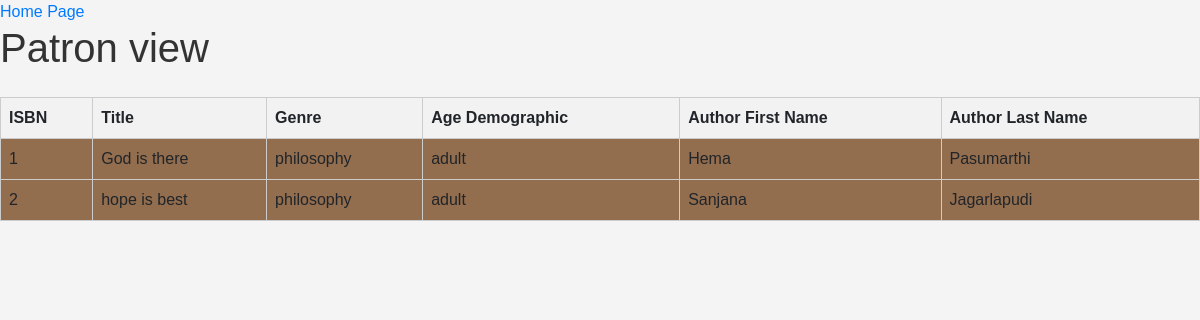
Before: /patronView with the older database file.
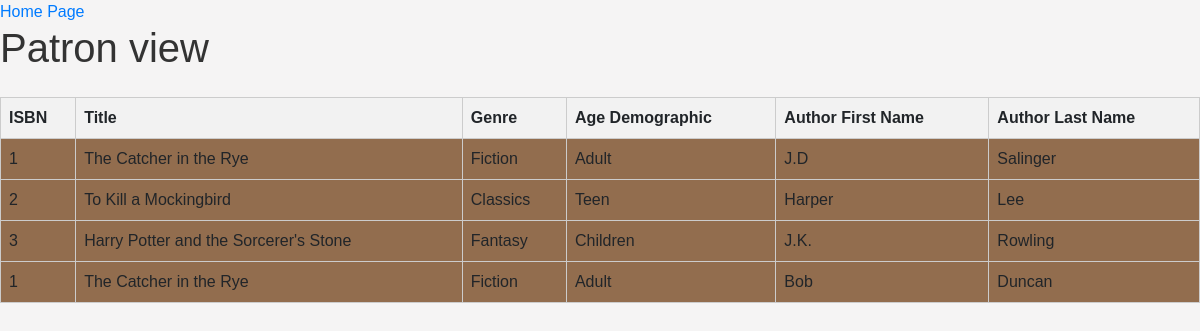
After: the same page with the newer database file.
### app.py (models this page shows, shortened)
class Book(db.Model):
    isbn = db.Column(db.Integer, primary_key=True)
    title = db.Column(db.String(100), nullable=False)
    genre = db.Column(db.String(100))
    age_demographic= db.Column(db.String(100))

class Author(db.Model):
    author_id = db.Column(db.Integer, primary_key=True, nullable = False)
    authorFirstName = db.Column(db.String(100), nullable=False)
    authorLastName = db.Column(db.String(100), nullable=False)
    isbn = db.Column(db.Integer, db.ForeignKey(Book.isbn), nullable=False)

### app.py (the view)
@app.route("/patronView", methods=["GET", "POST"])
def displayPatronView():
    librarians = Librarian.query.all()
    books = Book.query.all()
    patrons = Patron.query.all()
    authors = Author.query.all()
    transactions = TransactionHistory.query.all()
    session = db.session()
    patronQuery = session.query(
         Book, Author
    ).filter(
         Author.isbn == Book.isbn,
    ).all()
    return render_template("patern_view_results.html", ibrarians=librarians, books=books, patrons=patrons, authors=authors, transactions=transactions, patronQuery=patronQuery)

### templates/patern_view_results.html (shortened to what this page needs)
{% extends 'base.html' %}
{% block body %}
<a href="/" align="right">Home Page</a>
<h1>Patron view</h2>
<table border="1" style="background-color:rgb(146, 109, 78)">
    <thead>
        <tr>
            <th>ISBN</th>
            <th>Title</th>
            <th>Genre</th>
            <th>Age Demographic</th>
            <th>Author First Name</th>
            <th>Author Last Name</th>
        </tr>
    </thead>
        {% for join in patronQuery %}
        <tr>
            {% if Book == join[0].Book %}
            {% set bookview = join[0] %}
                    <td>{{ bookview.isbn}}</td>
                    <td>{{ bookview.title}}</td>
                    <td>{{ bookview.genre}}</td>
                    <td>{{ bookview.age_demographic}}</td>
            {% endif %}
            {% if Author == join[1].Author %}
            {% set authorview = join[1] %}
                <td>{{ authorview.authorFirstName }} </td>
                <td>{{ authorview.authorLastName }}</td>
            {% endif %}
        </tr>
        {% endfor %}
</table>
{% endblock %}

### templates/base.html (shortened to what this page needs)
<!DOCTYPE html>
<html lang="en">
<head>
    <link rel="stylesheet" href="https://maxcdn.bootstrapcdn.com/bootstrap/4.5.2/css/bootstrap.min.css">
    <link rel="stylesheet" href="../static/css/main.css">
</head>
<body style="background-color:rgb(245, 244, 244)">
    {% block body %}{% endblock %}
</body>
</html>

### static/css/main.css (style rules this page uses)
body { font-family: Arial, sans-serif; margin: 0; padding: 0; background-color: #f4f4f4; }
h1 { color: #333; margin-bottom: 25px; }
table { width: 100%; border-collapse: collapse; }
th, td { border: 1px solid #ccc; padding: 8px; text-align: left; }
th { background-color: #f2f2f2; }

Changed rows visible on the page:
now on one of the page's lists (row edited): Book: isbn "1", title "The Catcher in the Rye", genre "Fiction", age_demographic "Adult"
changed Book id 1: title "God is there" → "The Catcher in the Rye"; genre "philosophy" → "Fiction"; age_demographic "adult" → "Adult"
changed Author: authorFirstName "Hema" → "J.D"; authorLastName "Pasumarthi" → "Salinger"
changed Book id 2: title "hope is best" → "To Kill a Mockingbird"; genre "philosophy" → "Classics"; age_demographic "adult" → "Teen"
changed Author: authorFirstName "Sanjana" → "Harper"; authorLastName "Jagarlapudi" → "Lee"
added Book: isbn "3", title "Harry Potter and the Sorcerer's Stone", genre "Fantasy", age_demographic "Children"
added Author: authorFirstName "J.K.", authorLastName "Rowling"
added Author: authorFirstName "Bob", authorLastName "Duncan"
